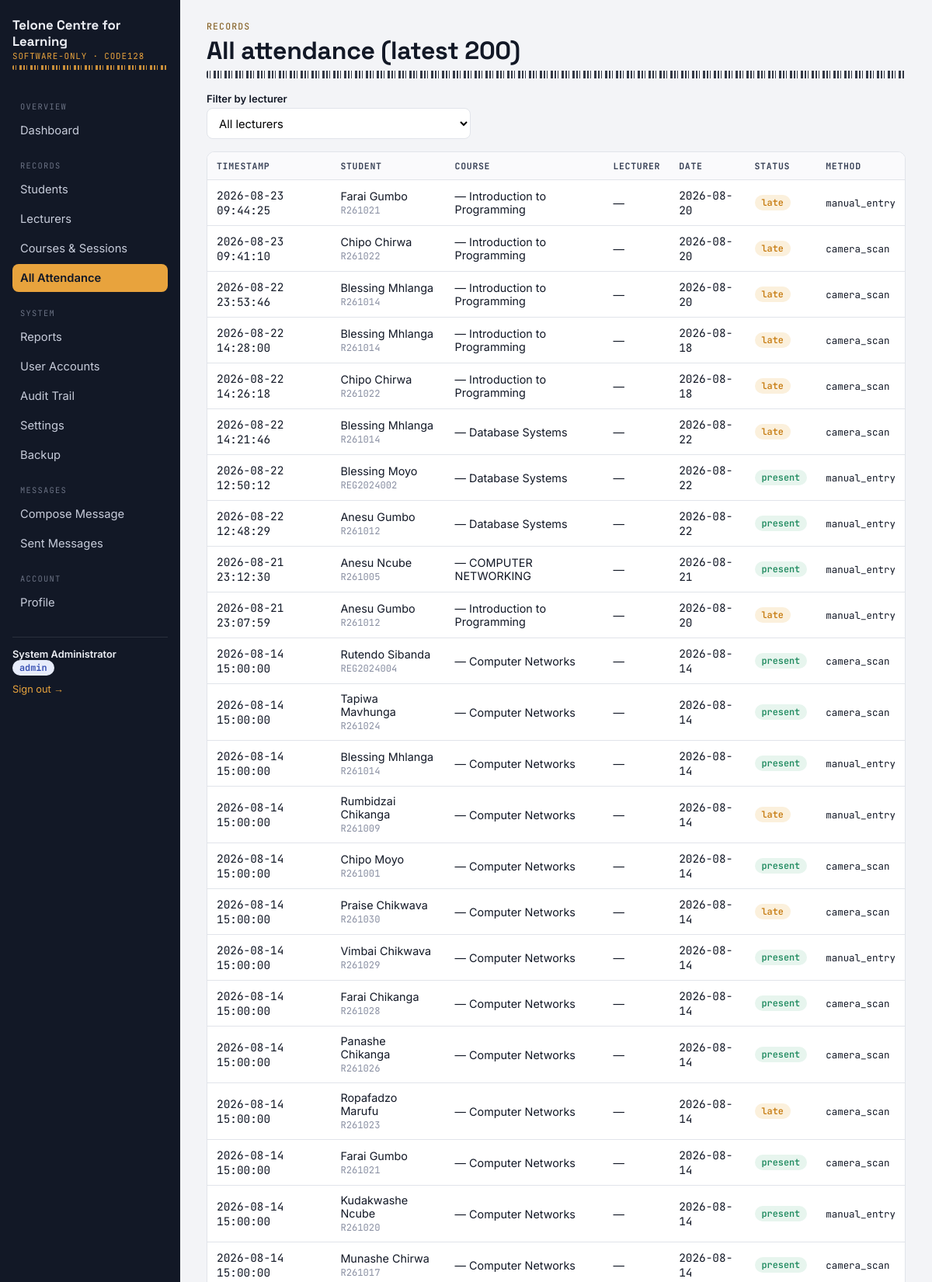
/attendance/all (signed in, upper part), run on the app's committed database.
### tables this page shows
CREATE TABLE attendance_records (
    id          INTEGER PRIMARY KEY AUTOINCREMENT,
    student_id  INTEGER NOT NULL REFERENCES students(id) ON DELETE CASCADE,
    session_id  INTEGER NOT NULL REFERENCES sessions(id) ON DELETE CASCADE,
    status      TEXT NOT NULL DEFAULT 'present' CHECK (status IN ('present', 'late', 'absent')),
    method      TEXT NOT NULL DEFAULT 'camera_scan' CHECK (method IN ('camera_scan', 'manual_entry', 'manual_adjustment')),
    reason      TEXT,                       -- required for manual adjustments (audit trail)
    marked_by   INTEGER REFERENCES users(id) ON DELETE SET NULL,
    timestamp   TEXT NOT NULL DEFAULT (datetime('now')),
    UNIQUE (student_id, session_id)          -- duplicate-scan prevention at the DB level
);

CREATE TABLE students (
    id            INTEGER PRIMARY KEY AUTOINCREMENT,
    reg_number    TEXT NOT NULL UNIQUE,
    full_name     TEXT NOT NULL,
    email         TEXT,
    department    TEXT,
    barcode_value TEXT NOT NULL UNIQUE,   -- Code128 payload rendered/scanned entirely in software
    password_hash TEXT NOT NULL DEFAULT '',  -- student self-service login; defaults to reg_number, hashed, at creation
    status        TEXT NOT NULL DEFAULT 'active' CHECK (status IN ('active', 'inactive')),
    created_at    TEXT NOT NULL DEFAULT (datetime('now'))
);

CREATE TABLE courses (
    id          INTEGER PRIMARY KEY AUTOINCREMENT,
    code        TEXT NOT NULL UNIQUE,
    name        TEXT NOT NULL,
    lecturer_id INTEGER REFERENCES users(id) ON DELETE SET NULL,
    created_at  TEXT NOT NULL DEFAULT (datetime('now'))
);

### app.py (the view)
@app.route("/attendance/all")
@role_required("admin")
def attendance_all():
    db = get_db()
    rows = db.execute(
        """SELECT ar.timestamp, ar.status, ar.method, st.full_name, st.reg_number,
                  c.name AS course_name, s.session_date
           FROM attendance_records ar
           JOIN students st ON st.id = ar.student_id
           JOIN sessions s ON s.id = ar.session_id
           JOIN courses c ON c.id = s.course_id
           ORDER BY ar.timestamp DESC LIMIT 200"""
    ).fetchall()
    db.close()
    return render_template("attendance_list.html", rows=rows)

### app.py (called while the page is built, shortened)
def role_required(*roles):
    def decorator(view):
        @wraps(view)
        def wrapped(*args, **kwargs):
            if "role" not in session:
                return redirect(url_for("login", next=request.path))
            if session.get("role") not in roles:
                abort(403)
            return view(*args, **kwargs)
        return wrapped
    return decorator

@app.context_processor
def inject_user():
    return {
        "current_user": {
            "id": session.get("user_id") or session.get("student_id"),
            "name": session.get("full_name"),
            "role": session.get("role"),
        },
        "institution_name": get_setting("institution_name", "Attendance Ledger"),
    }

def _unread_message_count():
    role = session.get("role")
    if role == "lecturer":
        rid = session.get("user_id")
        rtype = "lecturer"
    elif role == "student":
        rid = session.get("student_id")
        rtype = "student"
    else:
        return 0

@app.context_processor
def inject_unread_count():
    return {"unread_message_count": _unread_message_count()}

### database.py (called while the page is built)
def get_db():
    conn = sqlite3.connect(DB_PATH)
    conn.row_factory = sqlite3.Row
    conn.execute("PRAGMA foreign_keys = ON")
    return conn

def get_setting(key, default=None):
    conn = get_db()
    row = conn.execute("SELECT value FROM settings WHERE key=?", (key,)).fetchone()
    conn.close()
    if row is not None:
        return row["value"]
    return DEFAULT_SETTINGS.get(key, default)

### templates/attendance_list.html (shortened to what this page needs)
{% extends "base.html" %}
{% block content %}
<span class="eyebrow">Records</span>
<h1>All attendance (latest 200)</h1>
<div class="barcode-rule"></div>
<form method="get" style="max-width:340px; margin-bottom:16px;">
  <label for="lecturer_id">Filter by lecturer</label>
  <select name="lecturer_id" id="lecturer_id" onchange="this.form.submit()">
    <option value="">All lecturers</option>
  </select>
</form>
<div class="table-wrap">
<table>
  <thead><tr><th>Timestamp</th><th>Student</th><th>Course</th><th>Lecturer</th><th>Date</th><th>Status</th><th>Method</th></tr></thead>
  <tbody>
  {% for r in rows %}
    <tr>
      <td class="mono">{{ r.timestamp }}</td>
      <td>{{ r.full_name }}<br><span class="mono" style="color:#8a90a3; font-size:0.76rem;">{{ r.reg_number }}</span></td>
      <td>{{ r.course_code }} — {{ r.course_name }}</td>
      <td>{{ r.lecturer_name or '—' }}</td>
      <td class="mono">{{ r.session_date }}</td>
      <td><span class="badge {{ r.status }}">{{ r.status }}</span></td>
      <td class="mono" style="font-size:0.78rem;">{{ r.method }}</td>
    </tr>
  {% else %}
    <tr><td colspan="7">No attendance recorded yet.</td></tr>
  {% endfor %}
  </tbody>
</table>
</div>
{% endblock %}

### static/css/style.css (style rules this page uses)
:root { --ink: #121826; --ink-soft: #3A4358; --paper: #F3F4F7; --surface: #FFFFFF; --line: #E1E4EA; --accent: #E8A33D; --accent-ink: #7A5210; --good: #1F8A5F; --good-bg: #E7F5EE; --warn: #C77C11; --warn-bg: #FBF0DC; --bad: #C0392B; --bad-bg: #FBEAE7; --radius: 10px; --font-display: "Space Grotesk", "Segoe UI", sans-serif; --font-body: "Inter", "Segoe UI", sans-serif; --font-mono: "JetBrains Mono", "Courier New", monospace; }
* { box-sizing: border-box; }
html,body { height:100%; }
body { margin:0; font-family: var(--font-body); background: var(--paper); color: var(--ink); -webkit-font-smoothing: antialiased; }
h1,h2,h3,h4 { font-family: var(--font-display); margin:0 0 6px; letter-spacing:-0.01em; }
code, .mono { font-family: var(--font-mono); }
.barcode-rule { height:10px; background-image: repeating-linear-gradient( 90deg, var(--ink) 0px, var(--ink) 2px, transparent 2px, transparent 4px, var(--ink) 4px, var(--ink) 5px, transparent 5px, transparent 9px, var(--ink) 9px, var(--ink) 12px, transparent 12px, transparent 14px ); opacity:0.85; border-radius: 2px; margin: 4px 0 18px; }
.eyebrow { font-family: var(--font-mono); font-size:0.72rem; letter-spacing:0.1em; text-transform:uppercase; color: var(--accent-ink); margin-bottom:4px; display:block; }
table { width:100%; border-collapse: collapse; background: var(--surface); }
th, td { text-align:left; padding: 10px 12px; border-bottom:1px solid var(--line); font-size:0.9rem; }
th { font-family: var(--font-mono); font-size:0.72rem; text-transform:uppercase; letter-spacing:0.06em; color: var(--ink-soft); background:#FAFAFC; }
.table-wrap { border:1px solid var(--line); border-radius: var(--radius); overflow:hidden; }
.badge { display:inline-block; padding:2px 9px; border-radius:99px; font-size:0.74rem; font-weight:600; font-family: var(--font-mono); }
.badge.present, .badge.active { background: var(--good-bg); color: var(--good); }
.badge.late { background: var(--warn-bg); color: var(--warn); }
label { display:block; font-size:0.82rem; font-weight:600; margin: 12px 0 4px; }
input, select, textarea { width:100%; padding:9px 11px; border:1px solid var(--line); border-radius:8px; font-family: var(--font-body); font-size:0.92rem; background:#fff; }

### data on the page
attendance_records: timestamp "2026-08-23 09:44:25", full_name "Farai Gumbo", reg_number "R261021", course_name "Introduction to Programming", lecturer_name "—", session_date "2026-08-20", status "late", method "manual_entry"
attendance_records: timestamp "2026-08-23 09:41:10", full_name "Chipo Chirwa", reg_number "R261022", course_name "Introduction to Programming", lecturer_name "—", session_date "2026-08-20", status "late", method "camera_scan"
attendance_records: timestamp "2026-08-22 23:53:46", full_name "Blessing Mhlanga", reg_number "R261014", course_name "Introduction to Programming", lecturer_name "—", session_date "2026-08-20", status "late", method "camera_scan"
attendance_records: timestamp "2026-08-22 14:28:00", full_name "Blessing Mhlanga", reg_number "R261014", course_name "Introduction to Programming", lecturer_name "—", session_date "2026-08-18", status "late", method "camera_scan"
attendance_records: timestamp "2026-08-22 14:26:18", full_name "Chipo Chirwa", reg_number "R261022", course_name "Introduction to Programming", lecturer_name "—", session_date "2026-08-18", status "late", method "camera_scan"
attendance_records: timestamp "2026-08-22 14:21:46", full_name "Blessing Mhlanga", reg_number "R261014", course_name "Database Systems", lecturer_name "—", session_date "2026-08-22", status "late", method "camera_scan"
attendance_records: timestamp "2026-08-22 12:50:12", full_name "Blessing Moyo", reg_number "REG2024002", course_name "Database Systems", lecturer_name "—", session_date "2026-08-22", status "present", method "manual_entry"
attendance_records: timestamp "2026-08-22 12:48:29", full_name "Anesu Gumbo", reg_number "R261012", course_name "Database Systems", lecturer_name "—", session_date "2026-08-22", status "present", method "manual_entry"
attendance_records: timestamp "2026-08-21 23:12:30", full_name "Anesu Ncube", reg_number "R261005", course_name "COMPUTER NETWORKING", lecturer_name "—", session_date "2026-08-21", status "present", method "manual_entry"
attendance_records: timestamp "2026-08-21 23:07:59", full_name "Anesu Gumbo", reg_number "R261012", course_name "Introduction to Programming", lecturer_name "—", session_date "2026-08-20", status "late", method "manual_entry"
attendance_records: timestamp "2026-08-14 15:00:00", full_name "Rutendo Sibanda", reg_number "REG2024004", course_name "Computer Networks", lecturer_name "—", session_date "2026-08-14", status "present", method "camera_scan"
attendance_records: timestamp "2026-08-14 15:00:00", full_name "Tapiwa Mavhunga", reg_number "R261024", course_name "Computer Networks", lecturer_name "—", session_date "2026-08-14", status "present", method "camera_scan"
attendance_records: timestamp "2026-08-14 15:00:00", full_name "Blessing Mhlanga", reg_number "R261014", course_name "Computer Networks", lecturer_name "—", session_date "2026-08-14", status "present", method "manual_entry"
attendance_records: timestamp "2026-08-14 15:00:00", full_name "Rumbidzai Chikanga", reg_number "R261009", course_name "Computer Networks", lecturer_name "—", session_date "2026-08-14", status "late", method "manual_entry"
attendance_records: timestamp "2026-08-14 15:00:00", full_name "Chipo Moyo", reg_number "R261001", course_name "Computer Networks", lecturer_name "—", session_date "2026-08-14", status "present", method "camera_scan"
attendance_records: timestamp "2026-08-14 15:00:00", full_name "Praise Chikwava", reg_number "R261030", course_name "Computer Networks", lecturer_name "—", session_date "2026-08-14", status "late", method "camera_scan"
attendance_records: timestamp "2026-08-14 15:00:00", full_name "Vimbai Chikwava", reg_number "R261029", course_name "Computer Networks", lecturer_name "—", session_date "2026-08-14", status "present", method "manual_entry"
attendance_records: timestamp "2026-08-14 15:00:00", full_name "Farai Chikanga", reg_number "R261028", course_name "Computer Networks", lecturer_name "—", session_date "2026-08-14", status "present", method "camera_scan"
attendance_records: timestamp "2026-08-14 15:00:00", full_name "Panashe Chikanga", reg_number "R261026", course_name "Computer Networks", lecturer_name "—", session_date "2026-08-14", status "present", method "camera_scan"
attendance_records: timestamp "2026-08-14 15:00:00", full_name "Ropafadzo Marufu", reg_number "R261023", course_name "Computer Networks", lecturer_name "—", session_date "2026-08-14", status "late", method "camera_scan"
attendance_records: timestamp "2026-08-14 15:00:00", full_name "Farai Gumbo", reg_number "R261021", course_name "Computer Networks", lecturer_name "—", session_date "2026-08-14", status "present", method "camera_scan"
attendance_records: timestamp "2026-08-14 15:00:00", full_name "Kudakwashe Ncube", reg_number "R261020", course_name "Computer Networks", lecturer_name "—", session_date "2026-08-14", status "present", method "manual_entry"
attendance_records: timestamp "2026-08-14 15:00:00", full_name "Munashe Chirwa", reg_number "R261017", course_name "Computer Networks", lecturer_name "—", session_date "2026-08-14", status "present", method "camera_scan"

### other printed values
{{ institution_name }} "Telone Centre for Learning"
{{ current_user.name }} "System Administrator"
{{ current_user.role }} "admin"
